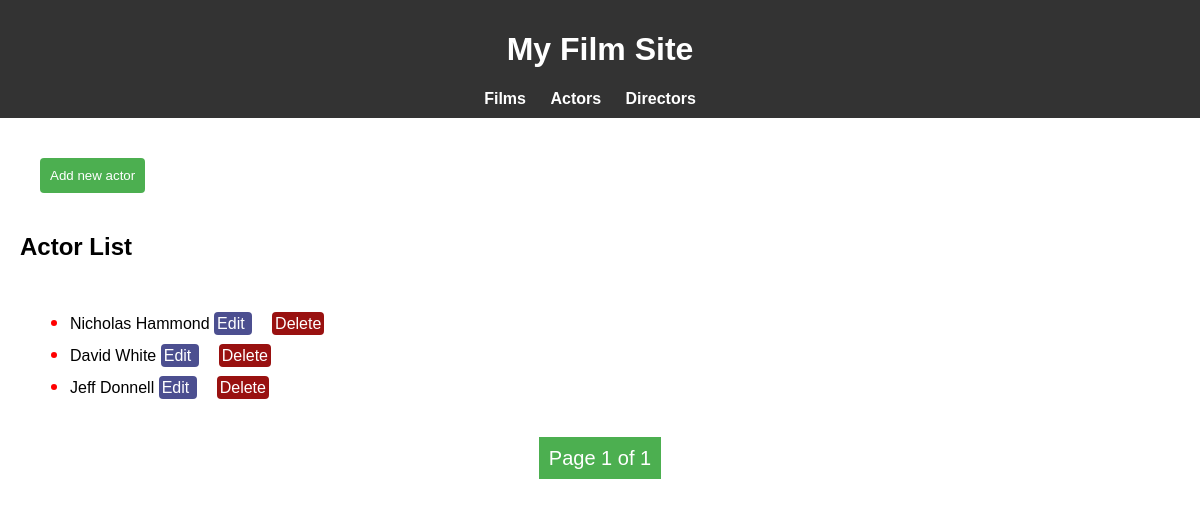
/actors/, run on an earlier commit of the app's database.
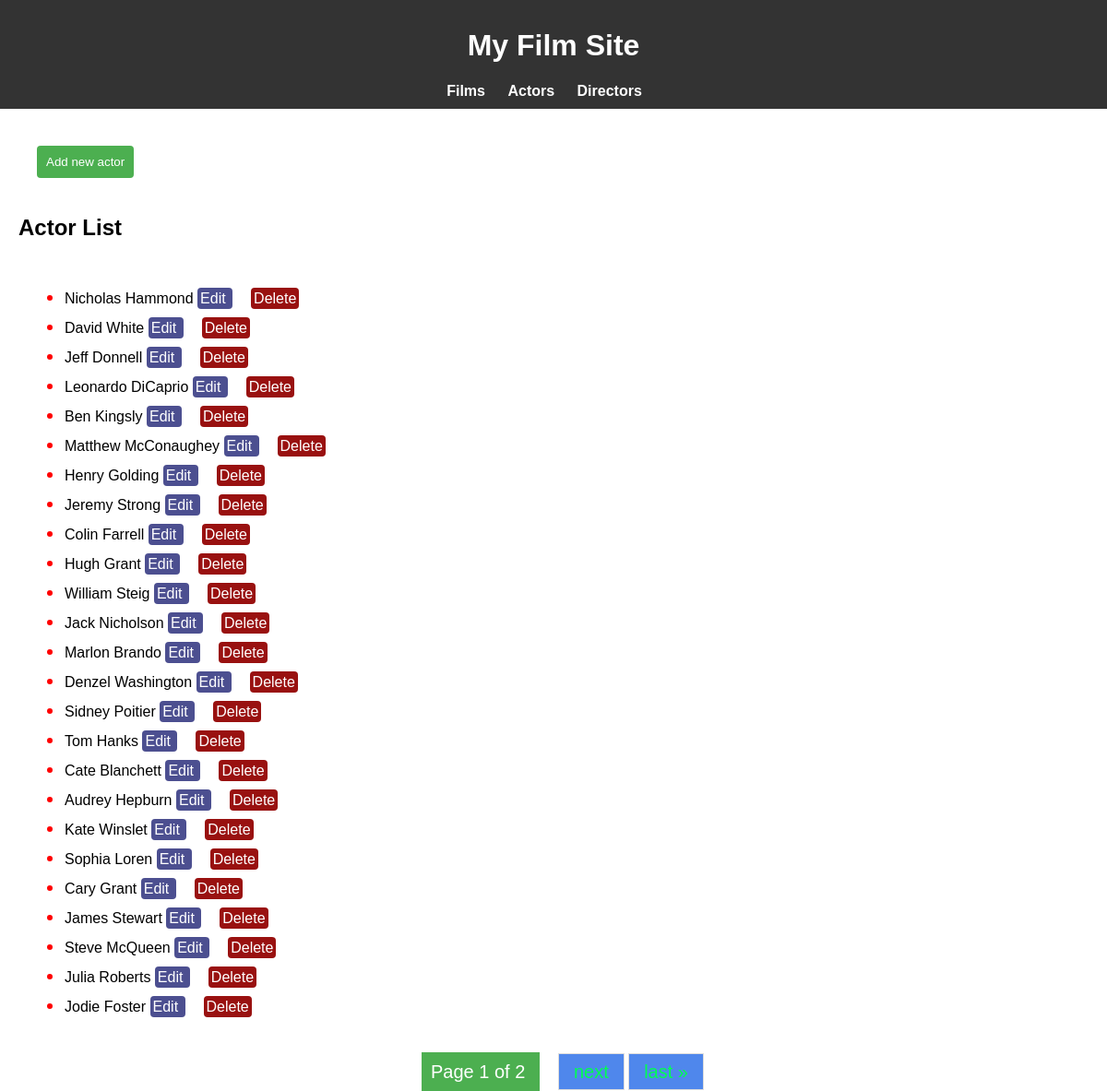
And on a later commit of the database.
### actors/models.py (models this page shows, shortened)
class Actor(models.Model):
    name = models.CharField(max_length=100)
    last_name = models.CharField(max_length=100)

### actors/views.py (the view)
# urls.py: path('actors/', ActorListView.as_view(), name='actor_list'),
class ActorListView(ListView):
    model = Actor
    template_name = 'films/actor_list.html'
    context_object_name = 'actors'
    paginate_by = 25  # Adjust as needed
    def get_queryset(self):
        return Actor.objects.all()

### templates/films/actor_list.html
{% extends 'films/base.html' %}
{% block content %}
    <a href="{% url 'add_actor' %}" > <button class="details-button"> Add new actor</button></a>
    <h2>Actor List</h2>
    <ul class="list-actor-director">
        {% for actor in actors %}
            <li>{{ actor.name }} {{ actor.last_name }}
                <a href="{% url 'edit_actor' actor.id %}" class="edit_film" target="_blank">
                    Edit
                </a>
                <a href="{% url 'delete_actor' actor.id %}" class="button_delete" target="_blank">
                    Delete
                </a>
            </li>
        {% endfor %}
    </ul>
{% endblock %}

### templates/films/base.html (shortened to what this page needs)
<!DOCTYPE html>
<html lang="en">
<head>
</head>
<body>
    <header>
        <h1>My Film Site</h1>
        <nav>
            <ul>
                <li><a href="{% url 'film_list' %}">Films</a></li>
                <li><a href="{% url 'actor_list' %}">Actors</a></li>
                <li><a href="{% url 'director_list' %}">Directors</a></li>
            </ul>
        </nav>
    </header>
    <div id="content">
        {% block content %}{% endblock %}
    </div>
     <div class="pagination">
        <span class="step-links">
        {% if page_obj.paginator %}
            <span class="current">
                Page {{ page_obj.number }} of {{ page_obj.paginator.num_pages }}
            </span>
        {% endif %}
            {% if page_obj.has_next %}
                <a href="?page={{ page_obj.next_page_number }}">next</a>
                <a href="?page={{ page_obj.paginator.num_pages }}">last &raquo;</a>
            {% endif %}
        </span>
    </div>
</body>
</html>

### templates/films/base.html (style rules this page uses)
body { font-family: 'Arial', sans-serif; margin: 0; padding: 0; }
header { background-color: #333; color: #fff; padding: 10px; text-align: center; }
nav ul { list-style-type: none; margin: 0; padding: 0; }
nav ul li { display: inline; margin-right: 20px; }
nav ul li a { color: #fff; text-decoration: none; font-weight: bold; }
#content { margin: 20px; }
.details-button { padding: 10px; background-color: #4CAF50; color: #fff; border: none; border-radius: 4px; cursor: pointer; margin: 20px; text-decoration: none; }
.button_delete { padding: 3px; background-color: #991110; color: #fff; border: none; border-radius: 4px; cursor: pointer; margin: 20px; text-decoration: none; }
.edit_film { padding: 3px; background-color: #4C4F90; color: #fff; border: none; border-radius: 4px; cursor: pointer; text-decoration: none; }
.list-actor-director { margin: 20px; padding: 20px; }
.list-actor-director li { margin: 10px; }
li::marker { color: red; font-size: 20px; }
.pagination { display: flex; justify-content: center; margin-top: 20px; }
.pagination a { padding: 8px 16px; text-decoration: none; background-color: #4f87ec; color: #00ff51; font-size: 20px; border: 1px solid #ddd; }
.pagination .current { background-color: #4CAF50; color: white; font-size: 20px; margin: 20px; padding: 10px; }

What changed in the data, as far as the page shows it:
added Actor: name "Leonardo", last_name "DiCaprio"
added Actor: name "Ben", last_name "Kingsly"
added Actor: name "Matthew", last_name "McConaughey"
added Actor: name "Henry", last_name "Golding"
added Actor: name "Jeremy", last_name "Strong"
added Actor: name "Colin", last_name "Farrell"
added Actor: name "Hugh", last_name "Grant"
added Actor: name "William", last_name "Steig"
added Actor: name "Jack", last_name "Nicholson"
added Actor: name "Marlon", last_name "Brando"
added Actor: name "Denzel", last_name "Washington"
added Actor: name "Sidney", last_name "Poitier"
added Actor: name "Tom", last_name "Hanks"
added Actor: name "Cate", last_name "Blanchett"
added Actor: name "Audrey", last_name "Hepburn"
added Actor: name "Kate", last_name "Winslet"
added Actor: name "Sophia", last_name "Loren"
added Actor: name "Cary", last_name "Grant"
added Actor: name "James", last_name "Stewart"
added Actor: name "Steve", last_name "McQueen"
added Actor: name "Julia", last_name "Roberts"
added Actor: name "Jodie", last_name "Foster"
Also different on the page:
{{ page_obj.paginator.num_pages }}: "1" → "2"
text now shown: "next last »"
